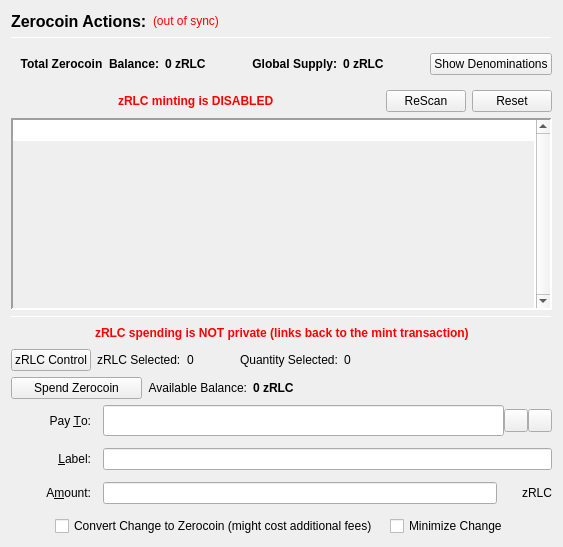
                  <widget class="QFrame" name="verticalFrameLeft">
                   <layout class="QVBoxLayout" name="verticalLayout_2">
                    <item>
                     <layout class="QVBoxLayout" name="verticalLayout_3">
                      <item>
                       <layout class="QHBoxLayout" name="horizontalLayout_3">
                        <item>
                         <widget class="QLabel" name="labelzRLCActions">
                          <property name="font">
                           <font>
                            <pointsize>12</pointsize>
                            <weight>75</weight>
                            <bold>true</bold>
                           </font>
                          </property>
                          <property name="text">
                           <string>Zerocoin Actions:</string>
                          </property>
                          <property name="alignment">
                           <set>Qt::AlignLeading|Qt::AlignLeft|Qt::AlignVCenter</set>
                          </property>
                         </widget>
                        </item>
                        <item>
                         <widget class="QLabel" name="labelzRLCSyncStatus">
                          <property name="toolTip">
                           <string>The displayed information may be out of date. Your wallet automatically synchronizes with the RealCoin network after a connection is established, but this process has not completed yet.</string>
                          </property>
                          <property name="styleSheet">
                           <string notr="true">QLabel { color: red; }</string>
                          </property>
                          <property name="text">
                           <string notr="true">(out of sync)</string>
                          </property>
                          <property name="alignment">
                           <set>Qt::AlignLeading|Qt::AlignLeft|Qt::AlignVCenter</set>
                          </property>
                         </widget>
                        </item>
                        <item>
                         <spacer name="horizontalSpacer">
                          <property name="orientation">
                           <enum>Qt::Horizontal</enum>
                          </property>
                          <property name="sizeHint" stdset="0">
                           <size>
                            <width>40</width>
                            <height>20</height>
                           </size>
                          </property>
                         </spacer>
                        </item>
                       </layout>
                      </item>
                      <item>
                       <widget class="Line" name="lineUpperLeft">
                        <property name="minimumSize">
                         <size>
                          <width>0</width>
                          <height>1</height>
                         </size>
                        </property>
                        <property name="maximumSize">
                         <size>
                          <width>16777215</width>
                          <height>1</height>
                         </size>
                        </property>
                        <property name="frameShadow">
                         <enum>QFrame::Sunken</enum>
                        </property>
                        <property name="orientation">
                         <enum>Qt::Horizontal</enum>
                        </property>
                       </widget>
                      </item>
                      <item>
                       <widget class="QFrame" name="balanceSupplyFrame">
                        <layout class="QHBoxLayout" name="horizontalLayout_2" stretch="0,0,0,1,0">
                         <property name="rightMargin">
                          <number>0</number>
                         </property>
                         <item>
                          <layout class="QHBoxLayout" name="horizontalLayout_34">
                           <item>
                            <widget class="QLabel" name="labelzAvailableText_3">
                             <property name="font">
                              <font>
                               <weight>75</weight>
                               <bold>true</bold>
                              </font>
                             </property>
                             <property name="toolTip">
                              <string>Total Balance including unconfirmed and immature zRLC</string>
                             </property>
                             <property name="text">
                              <string>Total Zerocoin  Balance:</string>
                             </property>
                             <property name="alignment">
                              <set>Qt::AlignRight|Qt::AlignTrailing|Qt::AlignVCenter</set>
                             </property>
                            </widget>
                           </item>
                           <item>
                            <widget class="QLabel" name="labelzAvailableAmount_4">
                             <property name="minimumSize">
                              <size>
                               <width>40</width>
                               <height>0</height>
                              </size>
                             </property>
                             <property name="font">
                              <font>
                               <weight>75</weight>
                               <bold>true</bold>
                              </font>
                             </property>
                             <property name="toolTip">
                              <string>Total Balance including unconfirmed and immature zRLC</string>
                             </property>
                             <property name="text">
                              <string>0 zRLC</string>
                             </property>
                             <property name="alignment">
                              <set>Qt::AlignLeading|Qt::AlignLeft|Qt::AlignVCenter</set>
                             </property>
                            </widget>
                           </item>
                          </layout>
                         </item>
                         <item>
                          <spacer name="horizontalSpacer_32">
                           <property name="orientation">
                            <enum>Qt::Horizontal</enum>
                           </property>
                           <property name="sizeHint" stdset="0">
                            <size>
                             <width>40</width>
                             <height>20</height>
                            </size>
                           </property>
                          </spacer>
                         </item>
                         <item>
                          <layout class="QHBoxLayout" name="horizontalLayout_35">
                           <item>
                            <widget class="QLabel" name="labelZsupplyText_2">
                             <property name="font">
                              <font>
                               <weight>75</weight>
                               <bold>true</bold>
                              </font>
                             </property>
                             <property name="text">
                              <string>Global Supply:</string>
                             </property>
                             <property name="alignment">
                              <set>Qt::AlignRight|Qt::AlignTrailing|Qt::AlignVCenter</set>
                             </property>
                            </widget>
                           </item>
                           <item>
                            <widget class="QLabel" name="labelZsupplyAmount_2">
                             <property name="font">
                              <font>
                               <weight>75</weight>
                               <bold>true</bold>
                              </font>
                             </property>
                             <property name="text">
                              <string>0 zRLC</string>
                             </property>
                            </widget>
                           </item>
                          </layout>
                         </item>
                         <item>
                          <spacer name="horizontalSpacer_31">
                           <property name="orientation">
                            <enum>Qt::Horizontal</enum>
                           </property>
                           <property name="sizeHint" stdset="0">
                            <size>
                             <width>40</width>
                             <height>20</height>
                            </size>
                           </property>
                          </spacer>
                         </item>
                         <item>
                          <widget class="QPushButton" name="pushButtonShowDenoms">
                           <property name="toolTip">
                            <string>Show zRLC denominations list</string>
                           </property>
                           <property name="text">
                            <string>Show Denominations</string>
                           </property>
                          </widget>
                         </item>
                        </layout>
                       </widget>
                      </item>
                      <item>
                       <layout class="QHBoxLayout" name="horizontalLayout_4">
                        <item>
                         <spacer name="horizontalSpacer_2">
                          <property name="orientation">
                           <enum>Qt::Horizontal</enum>
                          </property>
                          <property name="sizeHint" stdset="0">
                           <size>
                            <width>40</width>
                            <height>20</height>
                           </size>
                          </property>
                         </spacer>
                        </item>
                        <item>
                         <widget class="QLabel" name="label">
                          <property name="styleSheet">
                           <string notr="true">color: red;
font-weight: bold;</string>
                          </property>
                          <property name="text">
                           <string>zRLC minting is DISABLED</string>
                          </property>
                         </widget>
                        </item>
                        <item>
                         <spacer name="horizontalSpacer_3">
                          <property name="orientation">
                           <enum>Qt::Horizontal</enum>
                          </property>
                          <property name="sizeHint" stdset="0">
                           <size>
                            <width>40</width>
                            <height>20</height>
                           </size>
                          </property>
                         </spacer>
                        </item>
                        <item>
                         <widget class="QPushButton" name="pushButtonMintReset">
                          <property name="maximumSize">
                           <size>
                            <width>80</width>
                            <height>16777215</height>
                           </size>
                          </property>
                          <property name="toolTip">
                           <string>Rescan the complete blockchain for  Zerocoin mints and their meta-data.</string>
                          </property>
                          <property name="text">
                           <string>ReScan</string>
                          </property>
                         </widget>
                        </item>
                        <item>
                         <widget class="QPushButton" name="pushButtonSpentReset">
                          <property name="maximumSize">
                           <size>
                            <width>80</width>
                            <height>16777215</height>
                           </size>
                          </property>
                          <property name="toolTip">
                           <string>Reset Zerocoin Wallet DB. Deletes transactions that did not make it into the blockchain.</string>
                          </property>
                          <property name="text">
                           <string>Reset</string>
                          </property>
                         </widget>
                        </item>
                       </layout>
                      </item>
                      <item>
                       <widget class="QPlainTextEdit" name="TEMintStatus">
                        <property name="font">
                         <font>
                          <pointsize>8</pointsize>
                         </font>
                        </property>
                        <property name="toolTip">
                         <string>Status and/or Mesages from the last Mint Action.</string>
                        </property>
                        <property name="frameShape">
                         <enum>QFrame::Panel</enum>
                        </property>
                        <property name="frameShadow">
                         <enum>QFrame::Sunken</enum>
                        </property>
                        <property name="lineWidth">
                         <number>2</number>
                        </property>
                        <property name="midLineWidth">
                         <number>2</number>
                        </property>
                        <property name="verticalScrollBarPolicy">
                         <enum>Qt::ScrollBarAlwaysOn</enum>
                        </property>
                        <property name="horizontalScrollBarPolicy">
                         <enum>Qt::ScrollBarAlwaysOff</enum>
                        </property>
                        <property name="readOnly">
                         <bool>true</bool>
                        </property>
                        <property name="plainText">
                         <string notr="true"/>
                        </property>
                        <property name="backgroundVisible">
                         <bool>true</bool>
                        </property>
                       </widget>
                      </item>
                      <item>
                       <widget class="Line" name="line">
                        <property name="minimumSize">
                         <size>
                          <width>0</width>
                          <height>1</height>
                         </size>
                        </property>
                        <property name="maximumSize">
                         <size>
                          <width>16777215</width>
                          <height>1</height>
                         </size>
                        </property>
                        <property name="orientation">
                         <enum>Qt::Horizontal</enum>
                        </property>
                       </widget>
                      </item>
                      <item>
                       <layout class="QHBoxLayout" name="horizontalLayout_7">
                        <item>
                         <spacer name="horizontalSpacer_18">
                          <property name="orientation">
                           <enum>Qt::Horizontal</enum>
                          </property>
                          <property name="sizeHint" stdset="0">
                           <size>
                            <width>40</width>
                            <height>20</height>
                           </size>
                          </property>
                         </spacer>
                        </item>
                        <item>
                         <widget class="QLabel" name="label_2">
                          <property name="styleSheet">
                           <string notr="true">color: red;
font-weight: bold;</string>
                          </property>
                          <property name="text">
                           <string>zRLC spending is NOT private (links back to the mint transaction)</string>
                          </property>
                         </widget>
                        </item>
                        <item>
                         <spacer name="horizontalSpacer_30">
                          <property name="orientation">
                           <enum>Qt::Horizontal</enum>
                          </property>
                          <property name="sizeHint" stdset="0">
                           <size>
                            <width>40</width>
                            <height>20</height>
                           </size>
                          </property>
                         </spacer>
                        </item>
                       </layout>
                      </item>
                      <item>
                       <layout class="QHBoxLayout" name="horizontalLayout_24">
                        <property name="leftMargin">
                         <number>0</number>
                        </property>
                        <property name="bottomMargin">
                         <number>0</number>
                        </property>
                        <item>
                         <widget class="QPushButton" name="pushButtonZPivControl">
                          <property name="text">
                           <string>zRLC Control</string>
                          </property>
                         </widget>
                        </item>
                        <item>
                         <widget class="QLabel" name="labelzPivSelected">
                          <property name="text">
                           <string>zRLC Selected:</string>
                          </property>
                         </widget>
                        </item>
                        <item>
                         <widget class="QLabel" name="labelzPivSelected_int">
                          <property name="text">
                           <string>0</string>
                          </property>
                         </widget>
                        </item>
                        <item>
                         <spacer name="horizontalSpacer_17">
                          <property name="orientation">
                           <enum>Qt::Horizontal</enum>
                          </property>
                          <property name="sizeType">
                           <enum>QSizePolicy::Fixed</enum>
                          </property>
                          <property name="sizeHint" stdset="0">
                           <size>
                            <width>40</width>
                            <height>20</height>
                           </size>
                          </property>
                         </spacer>
                        </item>
                        <item>
                         <widget class="QLabel" name="labelQuantitySelected">
                          <property name="text">
                           <string>Quantity Selected:</string>
                          </property>
                         </widget>
                        </item>
                        <item>
                         <widget class="QLabel" name="labelQuantitySelected_int">
                          <property name="text">
                           <string>0</string>
                          </property>
                         </widget>
                        </item>
                        <item>
                         <spacer name="horizontalSpacer_19">
                          <property name="orientation">
                           <enum>Qt::Horizontal</enum>
                          </property>
                          <property name="sizeHint" stdset="0">
                           <size>
                            <width>40</width>
                            <height>20</height>
                           </size>
                          </property>
                         </spacer>
                        </item>
                       </layout>
                      </item>
                      <item>
                       <layout class="QHBoxLayout" name="horizontalLayout_6">
                        <item>
                         <widget class="QPushButton" name="pushButtonSpendzRLC">
                          <property name="minimumSize">
                           <size>
                            <width>131</width>
                            <height>0</height>
                           </size>
                          </property>
                          <property name="toolTip">
                           <string>Spend Zerocoin. Without 'Pay To:' address creates payments to yourself.</string>
                          </property>
                          <property name="text">
                           <string>Spend Zerocoin</string>
                          </property>
                         </widget>
                        </item>
                        <item>
                         <widget class="QLabel" name="labelzRLCBalanceText">
                          <property name="toolTip">
                           <string>Available (mature and spendable) zRLC for spending</string>
                          </property>
                          <property name="text">
                           <string>Available Balance:</string>
                          </property>
                          <property name="alignment">
                           <set>Qt::AlignRight|Qt::AlignTrailing|Qt::AlignVCenter</set>
                          </property>
                         </widget>
                        </item>
                        <item>
                         <widget class="QLabel" name="labelzAvailableAmount_2">
                          <property name="font">
                           <font>
                            <weight>75</weight>
                            <bold>true</bold>
                           </font>
                          </property>
                          <property name="toolTip">
                           <string>Available (mature and spendable) zRLC for spending

zRLC are mature when they have more than 20 confirmations AND more than 2 mints of the same denomination after them were minted</string>
                          </property>
                          <property name="text">
                           <string>0 zRLC</string>
                          </property>
                          <property name="alignment">
                           <set>Qt::AlignLeading|Qt::AlignLeft|Qt::AlignVCenter</set>
                          </property>
                         </widget>
                        </item>
                        <item>
                         <spacer name="horizontalSpacer_4">
                          <property name="orientation">
                           <enum>Qt::Horizontal</enum>
                          </property>
                          <property name="sizeHint" stdset="0">
                           <size>
                            <width>40</width>
                            <height>20</height>
                           </size>
                          </property>
                         </spacer>
                        </item>
                       </layout>
                      </item>
                      <item>
                       <layout class="QGridLayout" name="gridLayout_7">
                        <property name="spacing">
                         <number>12</number>
                        </property>
                        <item row="0" column="0">
                         <widget class="QLabel" name="payToLabel">
                          <property name="minimumSize">
                           <size>
                            <width>80</width>
                            <height>0</height>
                           </size>
                          </property>
                          <property name="text">
                           <string>Pay &amp;To:</string>
                          </property>
                          <property name="alignment">
                           <set>Qt::AlignRight|Qt::AlignTrailing|Qt::AlignVCenter</set>
                          </property>
                          <property name="buddy">
                           <cstring>payTo</cstring>
                          </property>
                         </widget>
                        </item>
                        <item row="0" column="1">
                         <layout class="QHBoxLayout" name="payToLayout">
                          <property name="spacing">
                           <number>0</number>
                          </property>
                          <item>
                           <widget class="QValidatedLineEdit" name="payTo">
                            <property name="enabled">
                             <bool>true</bool>
                            </property>
                            <property name="minimumSize">
                             <size>
                              <width>0</width>
                              <height>31</height>
                             </size>
                            </property>
                            <property name="toolTip">
                             <string>The RealCoin address to send the payment to. Creates local payment to yourself when empty.</string>
                            </property>
                           </widget>
                          </item>
                          <item>
                           <widget class="QToolButton" name="addressBookButton">
                            <property name="toolTip">
                             <string>Choose previously used address</string>
                            </property>
                            <property name="text">
                             <string/>
                            </property>
                            <property name="icon">
                             <iconset resource="../realcoin.qrc">
                              <normaloff>:/icons/address-book</normaloff>:/icons/address-book</iconset>
                            </property>
                            <property name="shortcut">
                             <string>Alt+A</string>
                            </property>
                           </widget>
                          </item>
                          <item>
                           <widget class="QToolButton" name="pasteButton">
                            <property name="toolTip">
                             <string>Paste address from clipboard</string>
                            </property>
                            <property name="text">
                             <string/>
                            </property>
                            <property name="icon">
                             <iconset resource="../realcoin.qrc">
                              <normaloff>:/icons/editpaste</normaloff>:/icons/editpaste</iconset>
                            </property>
                            <property name="shortcut">
                             <string>Alt+P</string>
                            </property>
                           </widget>
                          </item>
                         </layout>
                        </item>
                        <item row="1" column="0">
                         <widget class="QLabel" name="labelLabel">
                          <property name="minimumSize">
                           <size>
                            <width>80</width>
                            <height>0</height>
                           </size>
                          </property>
                          <property name="text">
                           <string>&amp;Label:</string>
                          </property>
                          <property name="alignment">
                           <set>Qt::AlignRight|Qt::AlignTrailing|Qt::AlignVCenter</set>
                          </property>
                          <property name="buddy">
                           <cstring>addAsLabel</cstring>
                          </property>
                         </widget>
                        </item>
                        <item row="1" column="1">
                         <widget class="QLineEdit" name="addAsLabel">
                          <property name="toolTip">
                           <string>Enter a label for this address to add it to the list of used addresses</string>
                          </property>
                         </widget>
                        </item>
                        <item row="2" column="0">
                         <widget class="QLabel" name="amountLabel">
                          <property name="minimumSize">
                           <size>
                            <width>80</width>
                            <height>0</height>
                           </size>
                          </property>
                          <property name="text">
                           <string>A&amp;mount:</string>
                          </property>
                          <property name="alignment">
                           <set>Qt::AlignRight|Qt::AlignTrailing|Qt::AlignVCenter</set>
                          </property>
                          <property name="buddy">
                           <cstring>zRLCpayAmount</cstring>
                          </property>
                         </widget>
                        </item>
                        <item row="2" column="1">
                         <layout class="QHBoxLayout" name="horizontalLayout_9">
                          <property name="spacing">
                           <number>0</number>
                          </property>
                          <item>
                           <widget class="QLineEdit" name="zRLCpayAmount"/>
                          </item>
                          <item>
                           <widget class="QLabel" name="labelzRLC">
                            <property name="minimumSize">
                             <size>
                              <width>55</width>
                              <height>0</height>
                             </size>
                            </property>
                            <property name="text">
                             <string>zRLC</string>
                            </property>
                            <property name="alignment">
                             <set>Qt::AlignRight|Qt::AlignTrailing|Qt::AlignVCenter</set>
                            </property>
                           </widget>
                          </item>
                         </layout>
                        </item>
                        <item row="3" column="0" colspan="2">
                         <layout class="QHBoxLayout" name="horizontalLayout_10">
                          <item>
                           <spacer name="horizontalSpacer_5">
                            <property name="orientation">
                             <enum>Qt::Horizontal</enum>
                            </property>
                            <property name="sizeHint" stdset="0">
                             <size>
                              <width>40</width>
                              <height>20</height>
                             </size>
                            </property>
                           </spacer>
                          </item>
                          <item>
                           <widget class="QCheckBox" name="checkBoxMintChange">
                            <property name="sizePolicy">
                             <sizepolicy hsizetype="MinimumExpanding" vsizetype="Fixed">
                              <horstretch>0</horstretch>
                              <verstretch>0</verstretch>
                             </sizepolicy>
                            </property>
                            <property name="layoutDirection">
                             <enum>Qt::LeftToRight</enum>
                            </property>
                            <property name="text">
                             <string>Convert Change to Zerocoin (might cost additional fees)</string>
                            </property>
                           </widget>
                          </item>
                          <item>
                           <widget class="QCheckBox" name="checkBoxMinimizeChange">
                            <property name="toolTip">
                             <string>If checked, the wallet tries to minimize the returning change instead of minimizing the number of spent denominations.</string>
                            </property>
                            <property name="text">
                             <string>Minimize Change</string>
                            </property>
                           </widget>
                          </item>
                          <item>
                           <spacer name="horizontalSpacer_6">
                            <property name="orientation">
                             <enum>Qt::Horizontal</enum>
                            </property>
                            <property name="sizeHint" stdset="0">
                             <size>
                              <width>40</width>
                              <height>20</height>
                             </size>
                            </property>
                           </spacer>
                          </item>
                         </layout>
                        </item>
                       </layout>
                      </item>
                     </layout>
                    </item>
                   </layout>
                  </widget>
